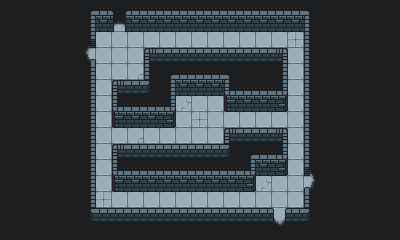

A 2D game scene composited from a Tiled map and its tileset images. What follows is a short description and the map's XML, with every tile layer's data as written:
An orthogonal 25x15 tile map with 16x16 px tiles, 5 tile layers (Tile Layer 1, Tile Layer 2, Tile Layer 3, Tile Layer 4, ...) and 7 objects.

<map version="1.5" tiledversion="1.6.0" orientation="orthogonal" renderorder="right-down" width="25" height="15" tilewidth="16" tileheight="16" infinite="0" nextlayerid="7" nextobjectid="8">
 <tileset firstgid="1" source="tile_revision.tsx" />
 <layer id="1" name="Tile Layer 1" width="25" height="15">
  <data encoding="csv">
48,48,48,48,48,1,2,2,2,2,2,2,2,2,2,2,2,2,2,6,48,48,48,48,48,
48,48,48,48,48,11,15,15,15,15,15,15,15,15,15,15,15,15,15,16,48,48,48,48,48,
48,48,48,48,48,11,33,33,33,33,33,33,33,33,33,33,33,33,24,16,48,48,48,48,48,
48,48,48,48,48,11,35,35,35,17,45,45,45,45,45,45,45,18,35,16,48,48,48,48,48,
48,48,48,48,48,11,33,34,23,16,1,5,5,5,6,8,8,11,33,16,48,48,48,48,48,
48,48,48,48,48,11,33,17,45,46,11,14,14,14,27,5,5,28,33,16,48,48,48,48,48,
48,48,48,48,48,11,33,27,4,4,28,22,33,33,37,15,15,38,33,16,48,48,48,48,48,
48,48,48,48,48,11,33,37,14,14,38,33,24,33,33,33,33,33,33,16,48,48,48,48,48,
48,48,48,48,48,11,32,32,23,32,32,33,33,33,17,44,44,18,32,16,48,48,48,48,48,
48,48,48,48,48,11,32,17,45,45,45,45,45,45,46,1,4,28,32,16,48,48,48,48,48,
48,48,48,48,48,11,32,27,5,5,5,5,5,5,5,28,14,38,32,16,48,48,48,48,48,
48,48,48,48,48,11,32,37,14,14,14,14,14,14,14,38,22,35,32,16,48,48,48,48,48,
48,48,48,48,48,11,24,32,32,32,32,32,32,32,32,32,32,32,32,16,48,48,48,48,48,
48,48,48,48,48,41,44,44,44,44,44,44,44,44,44,44,44,44,44,46,48,48,48,48,48,
48,48,48,48,48,48,48,48,48,48,48,48,48,48,48,48,48,48,48,48,48,48,48,48,48
</data>
 </layer>
 <layer id="2" name="Tile Layer 2" width="25" height="15">
  <data encoding="csv">
0,0,0,0,0,0,0,3,0,0,0,0,0,0,0,0,0,0,0,0,0,0,0,0,0,
0,0,0,0,0,0,0,13,0,0,0,0,0,0,0,0,0,0,0,0,0,0,0,0,0,
0,0,0,0,0,0,0,0,0,0,0,0,0,0,0,0,0,0,0,0,0,0,0,0,0,
0,0,0,0,0,0,0,0,0,0,0,0,0,0,0,0,0,0,0,0,0,0,0,0,0,
0,0,0,0,0,0,0,0,0,0,0,0,0,0,0,0,0,0,0,0,0,0,0,0,0,
0,0,0,0,0,0,0,0,0,0,0,0,0,0,0,0,0,0,0,0,0,0,0,0,0,
0,0,0,0,0,0,0,0,0,0,0,0,0,0,0,0,0,0,0,0,0,0,0,0,0,
0,0,0,0,0,0,0,0,0,0,0,0,0,0,0,0,0,0,0,0,0,0,0,0,0,
0,0,0,0,0,0,0,0,0,0,0,0,0,0,0,0,0,0,0,0,0,0,0,0,0,
0,0,0,0,0,0,0,0,0,0,0,0,0,0,0,0,0,0,0,0,0,0,0,0,0,
0,0,0,0,0,0,0,0,0,0,0,0,0,0,0,0,0,0,0,0,0,0,0,0,0,
0,0,0,0,0,0,0,0,0,0,0,0,0,0,0,0,0,0,0,0,0,0,0,0,0,
0,0,0,0,0,0,0,0,0,0,0,0,0,0,0,0,0,0,0,0,0,0,0,0,0,
0,0,0,0,0,0,0,0,0,0,0,0,0,0,0,0,0,0,0,0,0,0,0,0,0,
0,0,0,0,0,0,0,0,0,0,0,0,0,0,0,0,0,0,0,0,0,0,0,0,0
</data>
 </layer>
 <layer id="3" name="Tile Layer 3" width="25" height="15">
  <data encoding="csv">
0,0,0,0,0,0,0,0,0,0,0,0,0,0,0,0,0,0,0,0,0,0,0,0,0,
0,0,0,0,0,0,0,0,0,0,0,0,0,0,0,0,0,0,0,0,0,0,0,0,0,
0,0,0,0,0,21,0,0,0,0,0,0,0,0,0,0,0,0,0,0,0,0,0,0,0,
0,0,0,0,0,31,0,0,0,0,0,0,0,0,0,0,0,0,0,0,0,0,0,0,0,
0,0,0,0,0,0,0,0,0,0,0,0,0,0,0,0,0,0,0,0,0,0,0,0,0,
0,0,0,0,0,0,0,0,0,0,0,0,0,0,0,0,0,0,0,0,0,0,0,0,0,
0,0,0,0,0,0,0,0,0,0,0,0,0,0,0,0,0,0,0,0,0,0,0,0,0,
0,0,0,0,0,0,0,0,0,0,0,0,0,0,0,0,0,0,0,0,0,0,0,0,0,
0,0,0,0,0,0,0,0,0,0,0,0,0,0,0,0,0,0,0,0,0,0,0,0,0,
0,0,0,0,0,0,0,0,0,0,0,0,0,0,0,0,0,0,0,0,0,0,0,0,0,
0,0,0,0,0,0,0,0,0,0,0,0,0,0,0,0,0,0,0,0,0,0,0,0,0,
0,0,0,0,0,0,0,0,0,0,0,0,0,0,0,0,0,0,0,0,0,0,0,0,0,
0,0,0,0,0,0,0,0,0,0,0,0,0,0,0,0,0,0,0,0,0,0,0,0,0,
0,0,0,0,0,0,0,0,0,0,0,0,0,0,0,0,0,0,0,0,0,0,0,0,0,
0,0,0,0,0,0,0,0,0,0,0,0,0,0,0,0,0,0,0,0,0,0,0,0,0
</data>
 </layer>
 <layer id="4" name="Tile Layer 4" width="25" height="15">
  <data encoding="csv">
0,0,0,0,0,0,0,0,0,0,0,0,0,0,0,0,0,0,0,0,0,0,0,0,0,
0,0,0,0,0,0,0,0,0,0,0,0,0,0,0,0,0,0,0,0,0,0,0,0,0,
0,0,0,0,0,0,0,0,0,0,0,0,0,0,0,0,0,0,0,0,0,0,0,0,0,
0,0,0,0,0,0,0,0,0,0,0,0,0,0,0,0,0,0,0,0,0,0,0,0,0,
0,0,0,0,0,0,0,0,0,0,0,0,0,0,0,0,0,0,0,0,0,0,0,0,0,
0,0,0,0,0,0,0,0,0,0,0,0,0,0,0,0,0,0,0,0,0,0,0,0,0,
0,0,0,0,0,0,0,0,0,0,0,0,0,0,0,0,0,0,0,0,0,0,0,0,0,
0,0,0,0,0,0,0,0,0,0,0,0,0,0,0,0,0,0,0,0,0,0,0,0,0,
0,0,0,0,0,0,0,0,0,0,0,0,0,0,0,0,0,0,0,0,0,0,0,0,0,
0,0,0,0,0,0,0,0,0,0,0,0,0,0,0,0,0,0,0,0,0,0,0,0,0,
0,0,0,0,0,0,0,0,0,0,0,0,0,0,0,0,0,0,0,0,0,0,0,0,0,
0,0,0,0,0,0,0,0,0,0,0,0,0,0,0,0,0,0,0,0,0,0,0,0,0,
0,0,0,0,0,0,0,0,0,0,0,0,0,0,0,0,0,0,0,0,0,0,0,0,0,
0,0,0,0,0,0,0,0,0,0,0,0,0,0,0,0,0,43,0,0,0,0,0,0,0,
0,0,0,0,0,0,0,0,0,0,0,0,0,0,0,0,0,53,0,0,0,0,0,0,0
</data>
 </layer>
 <layer id="5" name="Tile Layer 5" width="25" height="15">
  <data encoding="csv">
0,0,0,0,0,0,0,0,0,0,0,0,0,0,0,0,0,0,0,0,0,0,0,0,0,
0,0,0,0,0,0,0,0,0,0,0,0,0,0,0,0,0,0,0,0,0,0,0,0,0,
0,0,0,0,0,0,0,0,0,0,0,0,0,0,0,0,0,0,0,0,0,0,0,0,0,
0,0,0,0,0,0,0,0,0,0,0,0,0,0,0,0,0,0,0,0,0,0,0,0,0,
0,0,0,0,0,0,0,0,0,0,0,0,0,0,0,0,0,0,0,0,0,0,0,0,0,
0,0,0,0,0,0,0,0,0,0,0,0,0,0,0,0,0,0,0,0,0,0,0,0,0,
0,0,0,0,0,0,0,0,0,0,0,0,0,0,0,0,0,0,0,0,0,0,0,0,0,
0,0,0,0,0,0,0,0,0,0,0,0,0,0,0,0,0,0,0,0,0,0,0,0,0,
0,0,0,0,0,0,0,0,0,0,0,0,0,0,0,0,0,0,0,0,0,0,0,0,0,
0,0,0,0,0,0,0,0,0,0,0,0,0,0,0,0,0,0,0,0,0,0,0,0,0,
0,0,0,0,0,0,0,0,0,0,0,0,0,0,0,0,0,0,0,26,0,0,0,0,0,
0,0,0,0,0,0,0,0,0,0,0,0,0,0,0,0,0,0,0,36,0,0,0,0,0,
0,0,0,0,0,0,0,0,0,0,0,0,0,0,0,0,0,0,0,0,0,0,0,0,0,
0,0,0,0,0,0,0,0,0,0,0,0,0,0,0,0,0,0,0,0,0,0,0,0,0,
0,0,0,0,0,0,0,0,0,0,0,0,0,0,0,0,0,0,0,0,0,0,0,0,0
</data>
 </layer>
 <objectgroup id="6" name="objects">
  <object id="1" x="106" y="46.25">
   <properties>
    <property name="north" value="" />
   </properties>
   <point />
  </object>
  <object id="2" x="88.25" y="63">
   <properties>
    <property name="west" value="" />
   </properties>
   <point />
  </object>
  <object id="3" x="265.5" y="207">
   <properties>
    <property name="south" value="" />
   </properties>
   <point />
  </object>
  <object id="4" x="282.25" y="190.5">
   <properties>
    <property name="east" value="" />
   </properties>
   <point />
  </object>
  <object id="5" x="282" y="47.25">
   <properties>
    <property name="spawn" value="" />
   </properties>
   <point />
  </object>
  <object id="6" x="185" y="126.5">
   <properties>
    <property name="spawn" value="" />
   </properties>
   <point />
  </object>
  <object id="7" x="89.5" y="207.5">
   <properties>
    <property name="spawn" value="" />
   </properties>
   <point />
  </object>
 </objectgroup>
</map>
